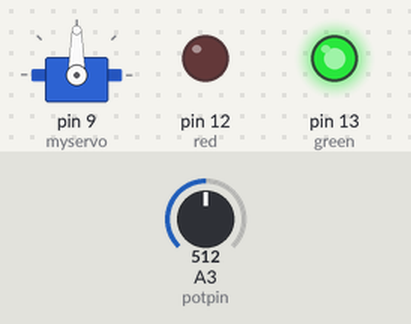
Simulated run of this sketch. Board: Arduino Uno, built with avr-gcc and run on an emulated ATmega328P. Shown: servo, output pins drawn as LEDs (lit = HIGH). The inputs (shaded band) are chosen by the test bench; at power-on: A3 (potpin) = 512.

Above: at 1.2 s.
1.3 s: A3 (potpin) set to 716
At 2.5 s:
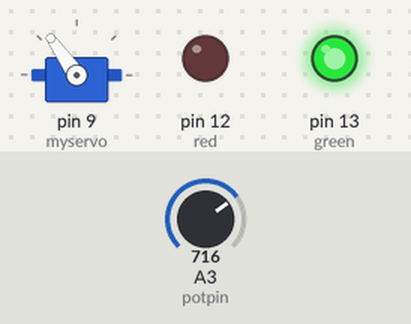
2.8 s: A3 (potpin) set to 900
At 3.6 s:
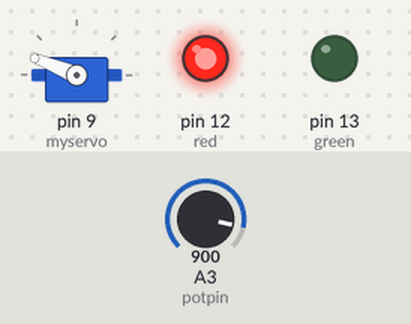
4.3 s: A3 (potpin) set to 1023
At 5.1 s:
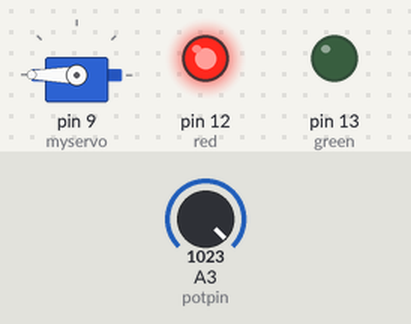
5.8 s: A3 (potpin) set to 306
At 7.0 s:
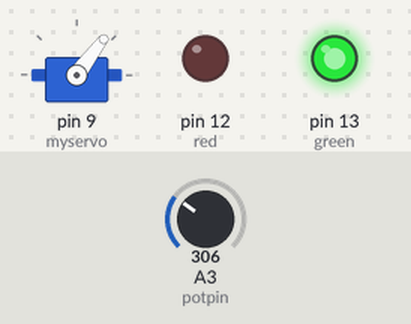
7.3 s: A3 (potpin) set to 140
At 8.6 s:
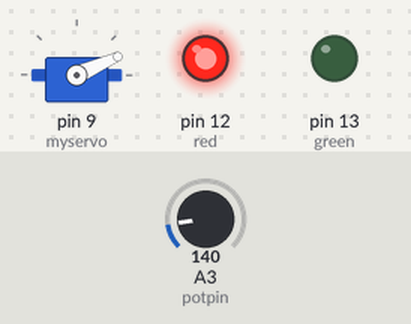
Timing chart, 0 to 9.8 s (numbered marks = the images above; inputs shaded):
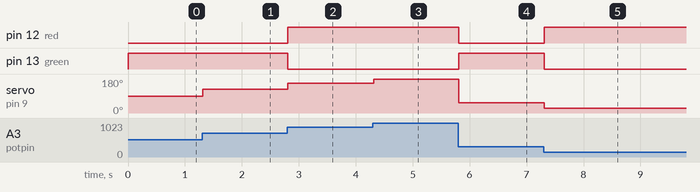

Measured:
- after the input at 1.3 s, servo on pin 9 (myservo): 90° → 125° at once
- after the input at 2.8 s, pin 12 (red): LOW → HIGH at once; pin 13 (green): HIGH → LOW at once; servo on pin 9 (myservo): 125° → 158° at once
- after the input at 4.3 s, servo on pin 9 (myservo): 158° → 180° at once
- after the input at 5.8 s, pin 12 (red): HIGH → LOW at once; pin 13 (green): LOW → HIGH at once; servo on pin 9 (myservo): 180° → 53° at once
- after the input at 7.3 s, pin 12 (red): LOW → HIGH at once; pin 13 (green): HIGH → LOW at once; servo on pin 9 (myservo): 53° → 24° at once

The sketch:

Application_ex.ino
```cpp
#include <Servo.h>

Servo myservo;

int potpin = A3;
int val;
int green=13;
int red=12;

void setup() {
  myservo.attach(9);
  pinMode(green, OUTPUT);
  pinMode(red, OUTPUT);
}

void loop() {
  val = analogRead(potpin);
  val = map(val, 0, 1023, 0, 180);
  if(val>=30&&val<=150){
    digitalWrite(green, HIGH);
     digitalWrite(red, LOW);
  }else{
    digitalWrite(green, LOW);
    digitalWrite(red, HIGH);
  }
  myservo.write(val);
  delay(15);
}
```
